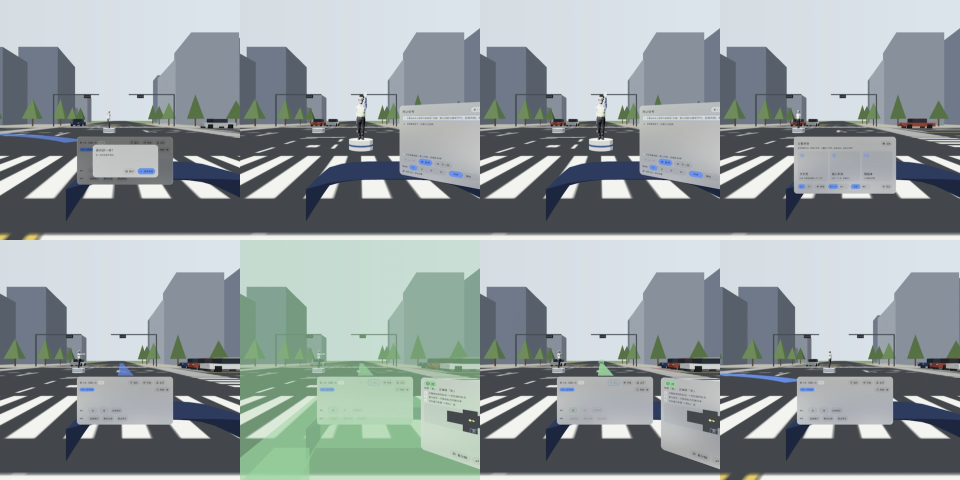
#> input picture dev-context/kj-mbp/_images/030a1f03cb6d6c0f765b.jpg, 1920 x 960 px (shown at 1/2 size)
$ python officer_light.py ../dev-context/kj-mbp/_images/030a1f03cb6d6c0f765b.jpg
#> lines starting #> are read from the running program, lines starting #| are printed output that depends on the picture
#!/usr/bin/env python3
"""B24 check on an officer close-up: python3 tools/officer_light.py SHOT.png [x0 y0 x1 y1]
Finds the officer's box (or takes it), prints how much of him is burnt out: share of pixels with all of R, G, B > 245,
the largest connected patch of them, and the brightest area (the 99th percentile luminance). Blocker: a large patch."""
import sys
from collections import deque

from PIL import Image


def main():
    im = Image.open(sys.argv[1]).convert("RGB")
#> im is the input picture: PIL image 1920x960 RGB; mean R, G, B 147.1, 156.2, 158.3
    if len(sys.argv) >= 6:
        box = tuple(int(v) for v in sys.argv[2:6])
    else:
        w, h = im.size
#> w = 1920; h = 960
        box = (int(w * 0.34), int(h * 0.30), int(w * 0.66), int(h * 0.66))
#> box = (652, 288, 1267, 633)
    c = im.crop(box)
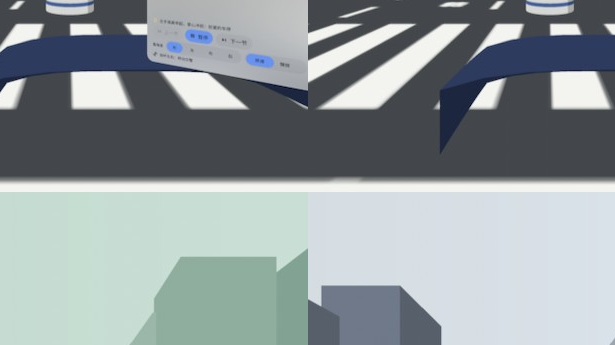
#> c: PIL image 615x345 RGB; mean R, G, B 145.3, 154.7, 157.6
    w, h = c.size
#> w = 615; h = 345
    px = c.load()
    hot = [[all(v > 245 for v in px[x, y]) for x in range(w)] for y in range(h)]
#> hot = 345 items
    total = sum(map(sum, hot))
#> total = 38
    seen = [[False] * w for _ in range(h)]
    best = 0
    for y in range(h):
        for x in range(w):
            if hot[y][x] and not seen[y][x]:
                n = 0
                q = deque([(x, y)])
                seen[y][x] = True
                while q:
                    a, b = q.popleft()
                    n += 1
                    for u, v in ((a + 1, b), (a - 1, b), (a, b + 1), (a, b - 1)):
                        if 0 <= u < w and 0 <= v < h and hot[v][u] and not seen[v][u]:
                            seen[v][u] = True
                            q.append((u, v))
                best = max(best, n)
    lum = sorted(0.2126 * px[x, y][0] + 0.7152 * px[x, y][1] + 0.0722 * px[x, y][2] for y in range(h) for x in range(w))
#> lum = 212175 items
    print(f"box={box} size={w}x{h} hot>245={total} ({100 * total / (w * h):.2f}%) largestPatch={best}px lumP99={lum[int(len(lum) * 0.99)]:.0f} lumMax={lum[-1]:.0f}")
#| box=(652, 288, 1267, 633) size=615x345 hot>245=38 (0.02%) largestPatch=2px lumP99=244 lumMax=252


main()

$ run again, on dev-context/kj-mbp/_images/242f06abc8ec77c98f26.jpg
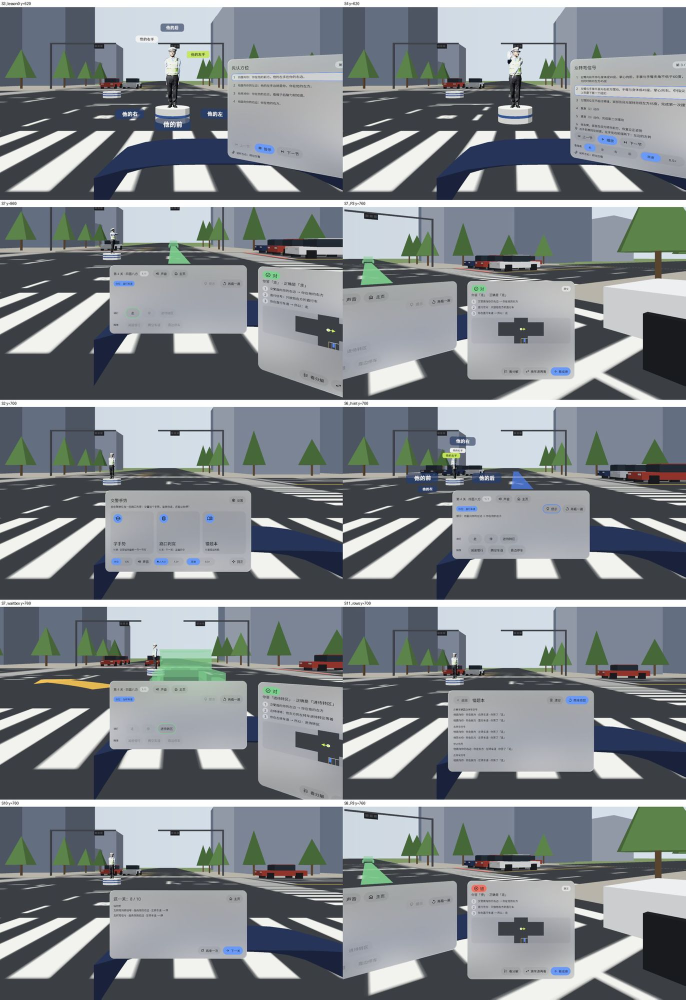
#> input picture dev-context/kj-mbp/_images/242f06abc8ec77c98f26.jpg, 1371 x 1999 px (shown at 1/2 size)
#> in main, im is the input picture: PIL image 1371x1999 RGB; mean R, G, B 128.1, 133.9, 138.5
#> in main, `c = im.crop(box)`:
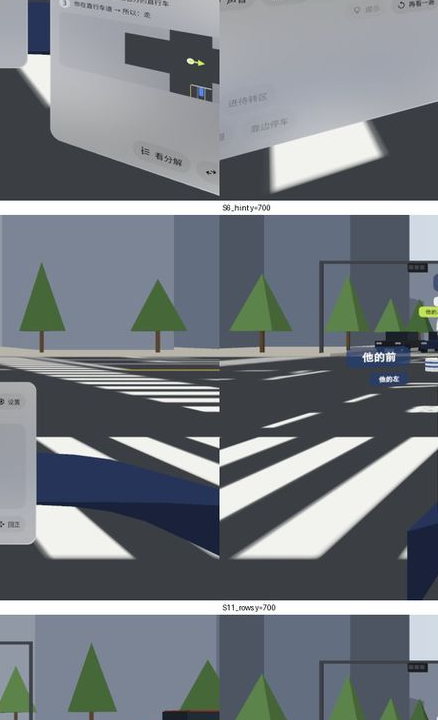
#> c: PIL image 438x720 RGB; mean R, G, B 117.4, 123.5, 129.5
#> hot = 720 items
#> total = 11349
#> lum = 315360 items
#| box=(466, 599, 904, 1319) size=438x720 hot>245=11349 (3.60%) largestPatch=3146px lumP99=255 lumMax=255

$ run again, on dev-context/kj-mbp/_images/4bb1550141c69e68f171.jpg
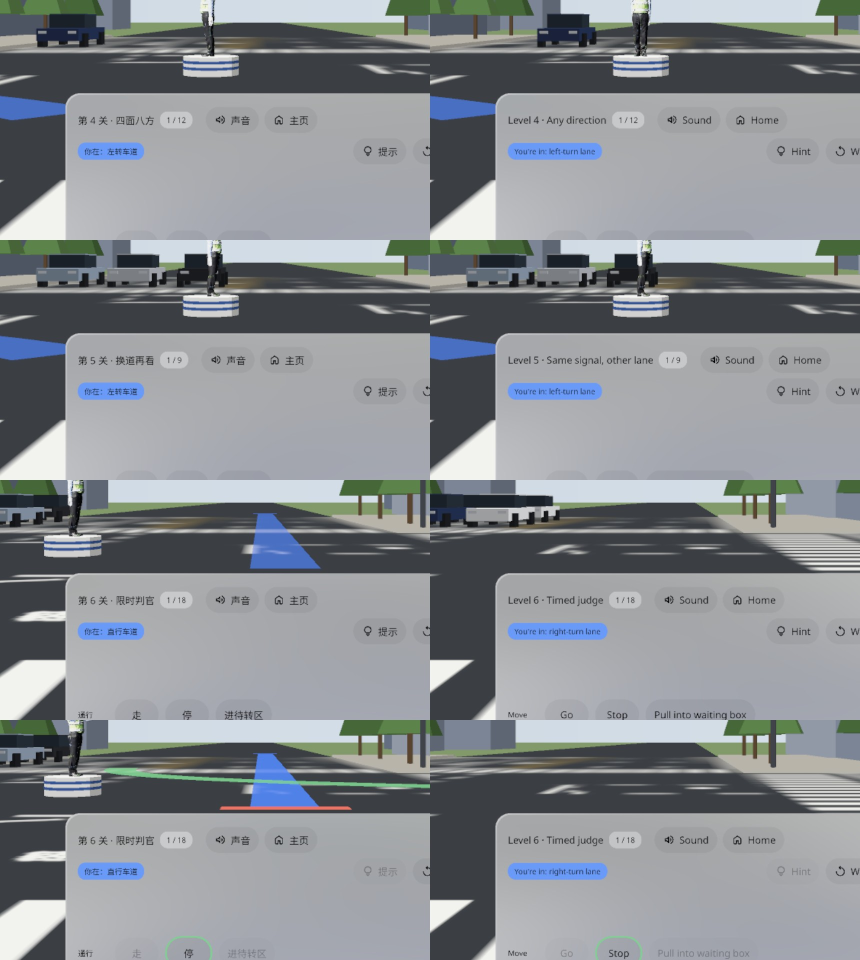
#> input picture dev-context/kj-mbp/_images/4bb1550141c69e68f171.jpg, 1720 x 1920 px (shown at 1/2 size)
#> in main, im is the input picture: PIL image 1720x1920 RGB; mean R, G, B 135.7, 140.2, 144.8
#> in main, `c = im.crop(box)`:
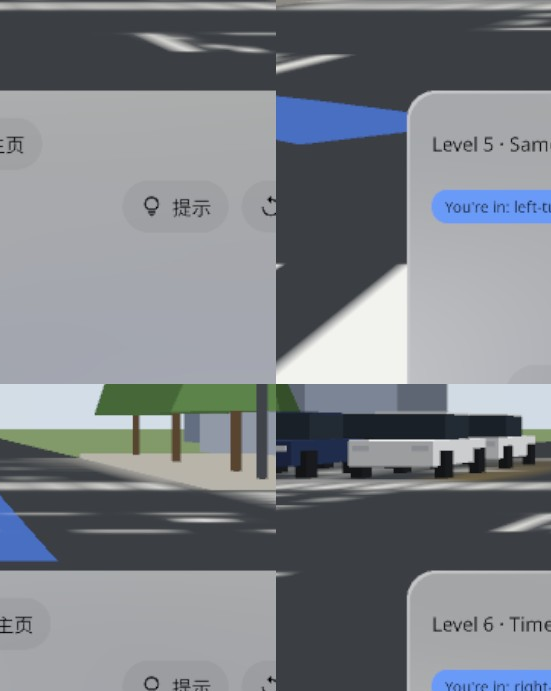
#> c: PIL image 551x691 RGB; mean R, G, B 124, 128.3, 133.9
#> hot = 691 items
#> total = 0
#> lum = 380741 items
#| box=(584, 576, 1135, 1267) size=551x691 hot>245=0 (0.00%) largestPatch=0px lumP99=242 lumMax=244

$ run again, on dev-context/kj-mbp/_images/6acac8696bfb480d7d5d.jpg
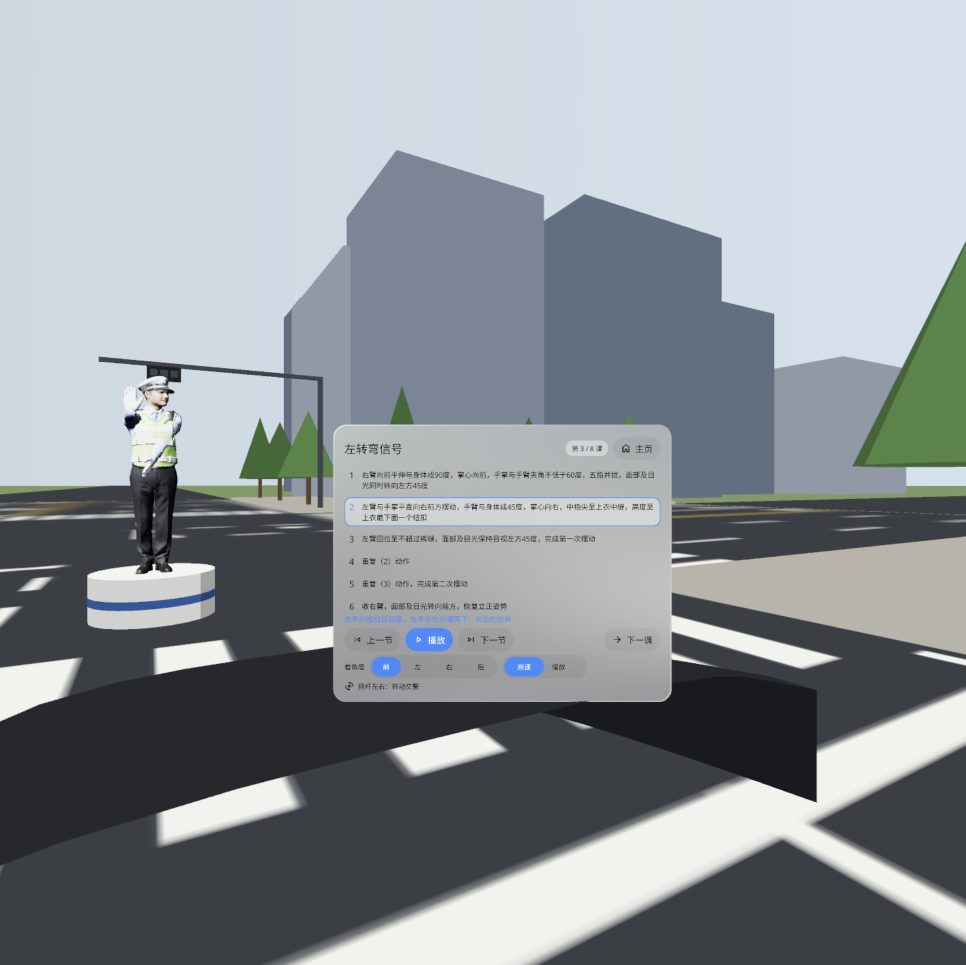
#> input picture dev-context/kj-mbp/_images/6acac8696bfb480d7d5d.jpg, 1932 x 1930 px (shown at 1/2 size)
#> in main, im is the input picture: PIL image 1932x1930 RGB; mean R, G, B 144.1, 150.4, 155.8
#> in main, `c = im.crop(box)`:
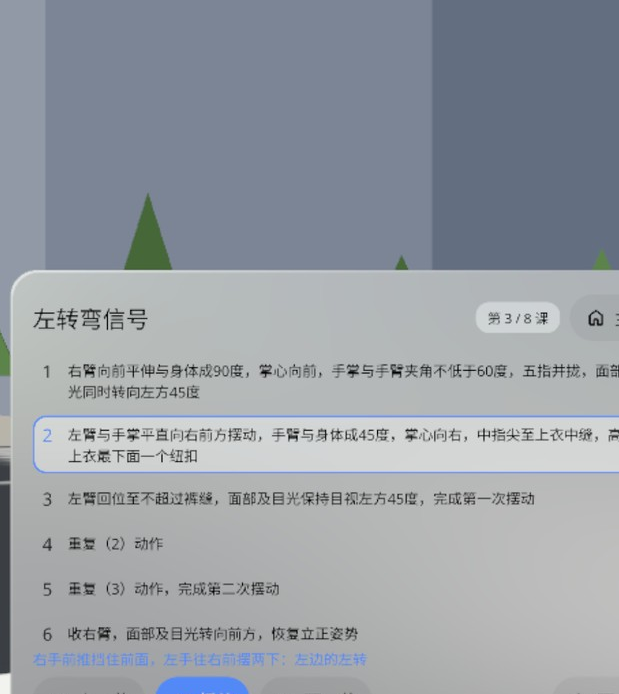
#> c: PIL image 619x694 RGB; mean R, G, B 151.8, 157.6, 165.1
#> hot = 694 items
#> total = 0
#> lum = 429586 items
#| box=(656, 579, 1275, 1273) size=619x694 hot>245=0 (0.00%) largestPatch=0px lumP99=214 lumMax=244
